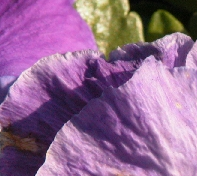
#> input picture SRCNN(Super_Resolution_CNN)/Train/t1.bmp, 197 x 176 px; its folder holds only this picture in this run
$ jupyter execute --allow-errors image_augmentation.ipynb   (shell and % lines are left out)
#> lines starting #> are read from the running program, lines starting #| are printed output that depends on the picture
[cell 1]
import numpy as np
import cv2
from matplotlib import pyplot as plt
import glob
import random
import h5py
import os

# Settings.
scale = 3 # 몇배로 scaling건지
size_input = 33 # sub image data size
size_label = 21
stride = 14
padding = abs(size_input - size_label) / 2
counter = 0 # training data 갯수
sub_sampling_data=[]
image_data=[]#training data load
for i in glob.glob("./Train/*.bmp"):# load image data
    n=cv2.imread(i,cv2.IMREAD_COLOR)
#> n is the input picture: shape (176, 197, 3); mean B, G, R 144.8, 104.8, 146.8
    n=cv2.cvtColor(n, cv2.COLOR_BGR2RGB)# matplotlib = RGB channel , opencv = BGR channels
    image_data.append(n)

[cell 2]
#image subsampling (상하좌우 4장, 이미지 중앙 sub smapling)
def sub_sampling(image,size_input):#image, crop size, stride
#> called with size_input = 100
    sub_data=[]
    size = image.shape    # image size
#> size = (176, 197, 3)
    rows, cols = size[:2]      # rows,cols
#> rows = 176; cols = 197
    counter=0
    # Generate subimages for training.
    for x in range(0, rows - size_input, rows-size_input-1):
        for y in range(0, cols - size_input, cols-size_input-1):
            subim_input = image[x : x + size_input, y : y + size_input]
            sub_data.append(subim_input)
            counter+=1
#> after the loop, counter = 4; sub_data = 4 items
    center_x=int((rows-size_input)/2)
#> center_x = 38
    center_y=int((cols-size_input)/2)
#> center_y = 48

    sub_data.append(image[center_x : center_x + size_input, center_y :center_y + size_input])
    counter+=1
#> counter = 5
#     print("image_size : ",rows-size_input,cols-size_input)
#     print("number of sampling data",counter,"center_x ,y : ",center_x,center_y)
    return sub_data

[cell 3]
#image rotation sub sampling
def rotated_image(image,size_input,degree=1): # degree ==> 1은 좌우 반전, 0은 상하 반전입니다.

    flipped_data=[]
    data=sub_sampling(image,size_input)
#> data = 5 items
    print(len(data))
#| 5
    for i in range(len(data)):
        flip=cv2.flip(data[i], degree)
        flipped_data.append(flip)
#> this loop made 5 passes
#> pass 1, in rotated_image, `flip=cv2.flip(data[i], degree)`:
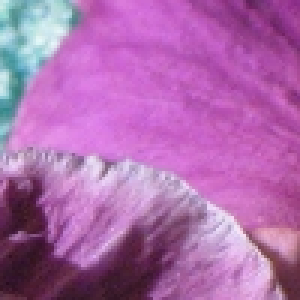
#> flip: shape (100, 100, 3) (shown 3 times larger); mean of channels 0, 1, 2 172.6, 106.5, 173.8; drawn as B, G, R
#> pass 2, in rotated_image, `flip=cv2.flip(data[i], degree)`:
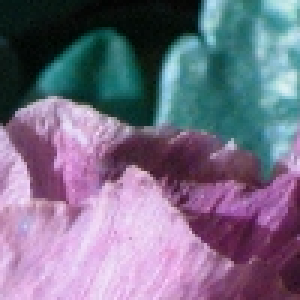
#> flip: shape (100, 100, 3) (shown 3 times larger); mean of channels 0, 1, 2 134, 110.8, 118; drawn as B, G, R
#> pass 3, in rotated_image, `flip=cv2.flip(data[i], degree)`:
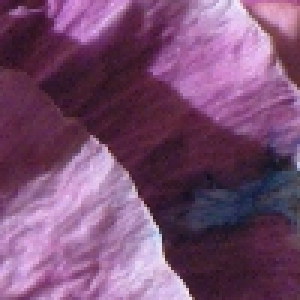
#> flip: shape (100, 100, 3) (shown 3 times larger); mean of channels 0, 1, 2 112.6, 77.1, 119.7; drawn as B, G, R
#> after the loop, flipped_data = 5 items
    flipped_data+=data
#> flipped_data = 10 items
    return flipped_data

[cell 4]
rotate=rotated_image(image_data[0],100)
#> rotate = 10 items

[cell 5]
plt.subplot(3, 2, 1) # 1행 2열에서 1번째 열
plt.imshow(rotate[0])
plt.subplot(3, 2, 2) # 1행 2열에서 2번째 열
plt.imshow(rotate[1])
plt.subplot(3, 2, 3) # 1행 2열에서 2번째 열
plt.imshow(rotate[2])
plt.subplot(3, 2, 4) # 1행 2열에서 2번째 열
plt.imshow(rotate[3])
plt.subplot(3, 2, 5) # 1행 2열에서 2번째 열
plt.imshow(rotate[4]) #center cropped image
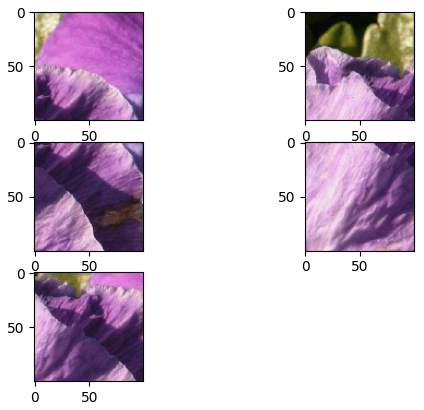
#> figure drawn by matplotlib, 5 panels

[cell 6]
plt.subplot(3, 2, 1) # 1행 2열에서 1번째 열
plt.imshow(rotate[5])
plt.subplot(3, 2, 2) # 1행 2열에서 2번째 열
plt.imshow(rotate[6])
plt.subplot(3, 2, 3) # 1행 2열에서 2번째 열
plt.imshow(rotate[7])
plt.subplot(3, 2, 4) # 1행 2열에서 2번째 열
plt.imshow(rotate[8])
plt.subplot(3, 2, 5) # 1행 2열에서 2번째 열
plt.imshow(rotate[9]) #center cropped image
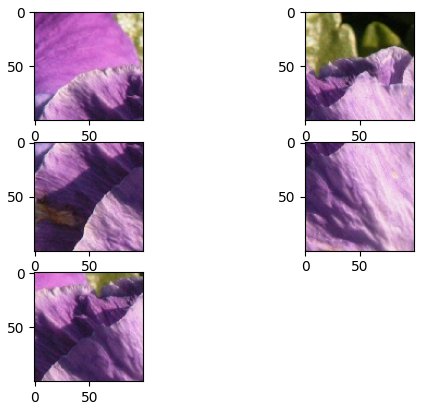
#> figure drawn by matplotlib, 5 panels

$ run again, on SRCNN(Super_Resolution_CNN)/Train/t13.bmp
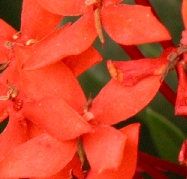
#> input picture SRCNN(Super_Resolution_CNN)/Train/t13.bmp, 187 x 179 px
#> n is the input picture: shape (179, 187, 3); mean B, G, R 41.8, 69.7, 204.1
#> after the loop in sub_sampling, `for x in range(0, rows - size_input, rows-size_input-1):`: counter = 4; sub_data = 4 items
#> in sub_sampling, `counter+=1`: counter = 5
#> data = 5 items
#| 5
#> the loop in rotated_image, `for i in range(len(data)):` made 5 passes
#> pass 1, in rotated_image, `flip=cv2.flip(data[i], degree)`:
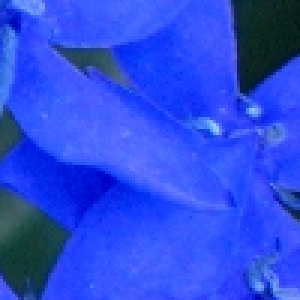
#> flip: shape (100, 100, 3) (shown 3 times larger); mean of channels 0, 1, 2 223.6, 75.3, 44.2; drawn as B, G, R
#> pass 3, in rotated_image, `flip=cv2.flip(data[i], degree)`:
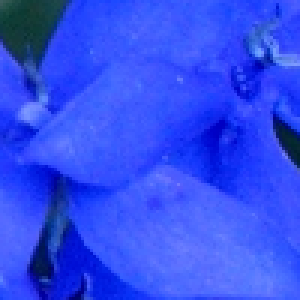
#> flip: shape (100, 100, 3) (shown 3 times larger); mean of channels 0, 1, 2 237.4, 76.9, 49.5; drawn as B, G, R
#> in rotated_image, `flipped_data+=data`: flipped_data = 10 items

$ run again, on SRCNN(Super_Resolution_CNN)/Train/t14.bmp
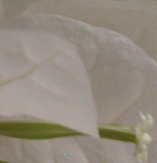
#> input picture SRCNN(Super_Resolution_CNN)/Train/t14.bmp, 157 x 163 px
#> n is the input picture: shape (163, 157, 3); mean B, G, R 126, 138.2, 146.8
#> after the loop in sub_sampling, `for x in range(0, rows - size_input, rows-size_input-1):`: counter = 4; sub_data = 4 items
#> in sub_sampling, `counter+=1`: counter = 5
#> data = 5 items
#| 5
#> the loop in rotated_image, `for i in range(len(data)):` made 5 passes
#> pass 1, in rotated_image, `flip=cv2.flip(data[i], degree)`:
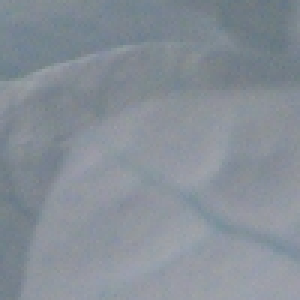
#> flip: shape (100, 100, 3) (shown 3 times larger); mean of channels 0, 1, 2 151.5, 142.8, 134.6; drawn as B, G, R
#> pass 3, in rotated_image, `flip=cv2.flip(data[i], degree)`:
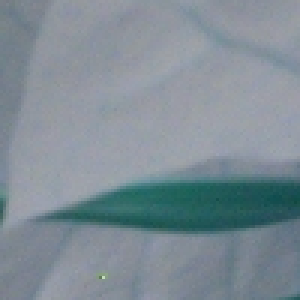
#> flip: shape (100, 100, 3) (shown 3 times larger); mean of channels 0, 1, 2 149.4, 140.8, 127.4; drawn as B, G, R
#> in rotated_image, `flipped_data+=data`: flipped_data = 10 items

$ run again, on SRCNN(Super_Resolution_CNN)/Train/t15.bmp
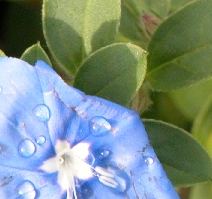
#> input picture SRCNN(Super_Resolution_CNN)/Train/t15.bmp, 212 x 199 px
#> n is the input picture: shape (199, 212, 3); mean B, G, R 134.7, 142, 122.4
#> after the loop in sub_sampling, `for x in range(0, rows - size_input, rows-size_input-1):`: counter = 4; sub_data = 4 items
#> in sub_sampling, `counter+=1`: counter = 5
#> data = 5 items
#| 5
#> the loop in rotated_image, `for i in range(len(data)):` made 5 passes
#> pass 1, in rotated_image, `flip=cv2.flip(data[i], degree)`:
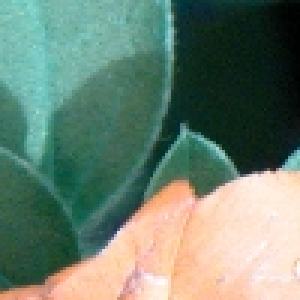
#> flip: shape (100, 100, 3) (shown 3 times larger); mean of channels 0, 1, 2 112.9, 129.1, 107.8; drawn as B, G, R
#> pass 3, in rotated_image, `flip=cv2.flip(data[i], degree)`:
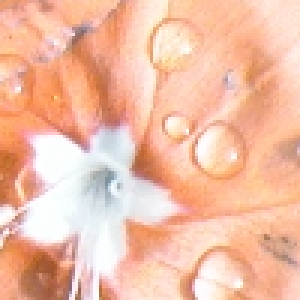
#> flip: shape (100, 100, 3) (shown 3 times larger); mean of channels 0, 1, 2 166.1, 190, 241.9; drawn as B, G, R
#> in rotated_image, `flipped_data+=data`: flipped_data = 10 items
